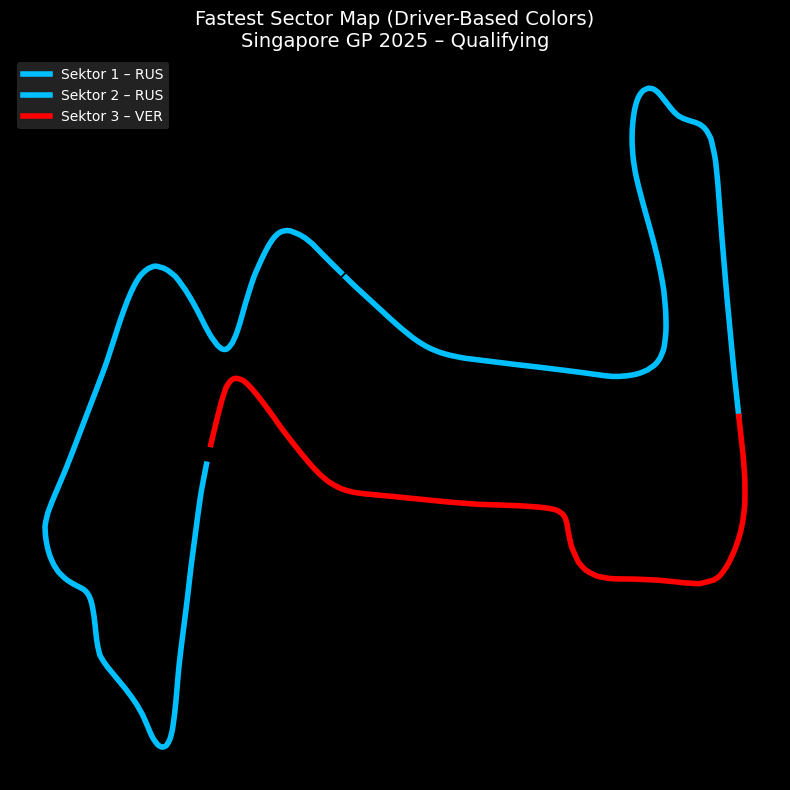

Here is the Python script that generated this plot:
import os
import fastf1
import fastf1.plotting
import matplotlib.pyplot as plt

# ===============================
# CACHE
# ===============================
CACHE_DIR = "/content/fastf1_cache"
os.makedirs(CACHE_DIR, exist_ok=True)
fastf1.Cache.enable_cache(CACHE_DIR)
fastf1.plotting.setup_mpl(misc_mpl_mods=False)

# ===============================
# CONFIG
# ===============================
YEAR = 2025
RACE_NAME = "Singapore"
SESSION = "Q"

# ===============================
# LOAD SESSION
# ===============================
session = fastf1.get_session(YEAR, RACE_NAME, SESSION)
session.load()

# ===============================
# FILTER LAPS WITH VALID SECTORS
# ===============================
laps = session.laps
laps = laps[
    laps["Sector1Time"].notna() &
    laps["Sector2Time"].notna() &
    laps["Sector3Time"].notna()
]

# ===============================
# FASTEST SECTOR LAPS
# ===============================
lap_s1 = laps.loc[laps["Sector1Time"].idxmin()]
lap_s2 = laps.loc[laps["Sector2Time"].idxmin()]
lap_s3 = laps.loc[laps["Sector3Time"].idxmin()]

# ===============================
# CUT TELEMETRY BY TIME
# ===============================
def cut_sector_telemetry(lap, t_start, t_end):
    tel = lap.get_telemetry().copy()
    tel["TimeSec"] = tel["Time"].dt.total_seconds()
    return tel[(tel["TimeSec"] >= t_start) & (tel["TimeSec"] <= t_end)]

# sektor timing
s1_end = lap_s1["Sector1Time"].total_seconds()

s2_start = lap_s2["Sector1Time"].total_seconds()
s2_end   = s2_start + lap_s2["Sector2Time"].total_seconds()

s3_start = lap_s3["Sector1Time"].total_seconds() + lap_s3["Sector2Time"].total_seconds()
s3_end   = lap_s3["LapTime"].total_seconds()

# potong telemetry
tel_s1 = cut_sector_telemetry(lap_s1, 0.0, s1_end)
tel_s2 = cut_sector_telemetry(lap_s2, s2_start, s2_end)
tel_s3 = cut_sector_telemetry(lap_s3, s3_start, s3_end)

# ===============================
# DRIVER-BASED COLORS (FIX)
# ===============================
DRIVER_COLORS = {
    lap_s1["Driver"]: "gold",
    lap_s2["Driver"]: "deepskyblue",
    lap_s3["Driver"]: "red"
}

# ===============================
# PLOT
# ===============================
plt.figure(figsize=(8, 8))
ax = plt.gca()
ax.set_facecolor("#1f1f1f")

plt.plot(tel_s1["X"], tel_s1["Y"],
         color=DRIVER_COLORS[lap_s1["Driver"]],
         linewidth=4,
         label=f"Sektor 1 – {lap_s1['Driver']}")

plt.plot(tel_s2["X"], tel_s2["Y"],
         color=DRIVER_COLORS[lap_s2["Driver"]],
         linewidth=4,
         label=f"Sektor 2 – {lap_s2['Driver']}")

plt.plot(tel_s3["X"], tel_s3["Y"],
         color=DRIVER_COLORS[lap_s3["Driver"]],
         linewidth=4,
         label=f"Sektor 3 – {lap_s3['Driver']}")

plt.title(
    "Fastest Sector Map (Driver-Based Colors)\nSingapore GP 2025 – Qualifying",
    fontsize=14, color="white"
)

plt.axis("off")
plt.legend(facecolor="#2b2b2b", edgecolor="none", labelcolor="white")
plt.tight_layout()
plt.show()
